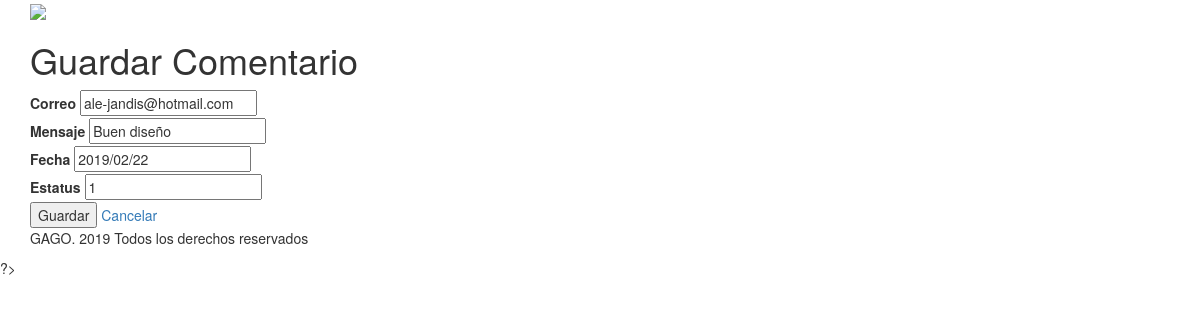
/comentarios/guardar_comentario.php?idComentario=11 (signed in), run on the app's committed database.
### tables this page shows
CREATE TABLE `comentarios` (
  `idComentario` int(11) NOT NULL,
  `email` varchar(100) NOT NULL,
  `mensaje` varchar(200) NOT NULL,
  `fecha` varchar(20) NOT NULL,
  `estatus` int(11) NOT NULL DEFAULT '0'
);

### class/Comentario.php (called while the page is built, shortened)
<?php
class Comentario{
	private $email;
	private $mensaje;
	private $fecha;
	private $estatus;
	public function __construct($email = null, $mensaje = null, $fecha = null, $estatus = null, $idComentario = null){
		$this->email = $email;
		$this->mensaje = $mensaje;
		$this->fecha = $fecha;
		$this->estatus = $estatus;
	}
	public function getEmail(){
		return $this->email;
	}
	public function getMensaje(){
		return $this->mensaje;
	}
	public function getFecha(){
		return $this->fecha;
	}
	public function getEstatus(){
		return $this->estatus;
	}
	public static function buscarPorId($idComentario){
		$conection = new Conection();
		$query = $conection->prepare('SELECT * FROM '.self::TABLA. ' WHERE idComentario=:idComentario');
		$query->bindParam(':idComentario', $idComentario);
		$query->execute();
		$row = $query->fetch();
		if ($row) {
			return new self($row['email'], $row['mensaje'], $row['fecha'], $row['estatus'], $idComentario);
		}else{
			return false;
		}
	}
}
?>

### comentarios/guardar_comentario.php (the view, shortened to what this page needs)
<?php
if ($_SESSION) {
	if ($_SESSION['privilegios'] == 1) {
	require_once '../class/Comentario.php';
	include('../template/header.php');
	$idComentario = (isset($_REQUEST['idComentario'])) ? $_REQUEST['idComentario'] : null;
	if ($idComentario) {
		$comentario = Comentario::buscarPorId($idComentario);
	}else{
		$comentario = new Comentario();
	}
?>
<div class="row">
	<div class="col-xs-12">
		<h1>Guardar Comentario</h1>
		<form method="post" action="guardar_comentario.php">
			<label>Correo</label>
			<input type="email" name="email" value="<?php echo $comentario->getEmail() ?>"/>
			<br>
			<label>Mensaje</label>
			<input type="text" name="mensaje" value="<?php echo $comentario->getMensaje() ?>"/>
			<br>
			<label>Fecha</label>
			<input type="text" name="fecha" value="<?php echo $comentario->getFecha() ?>"/>
			<br>
			<label>Estatus</label>
			<input type="text" name="estatus" value="<?php echo $comentario->getEstatus() ?>" required />
			<br>
			<input type="submit" value="Guardar"/>
			<a href="index.php">Cancelar</a>
		</form>
	</div>
</div>
<?php
include('../template/footer.php');
	}
}
?>

### data on the page
comentarios: email "ale-jandis@hotmail.com", mensaje "Buen diseño", fecha "2019/02/22", estatus "1"
